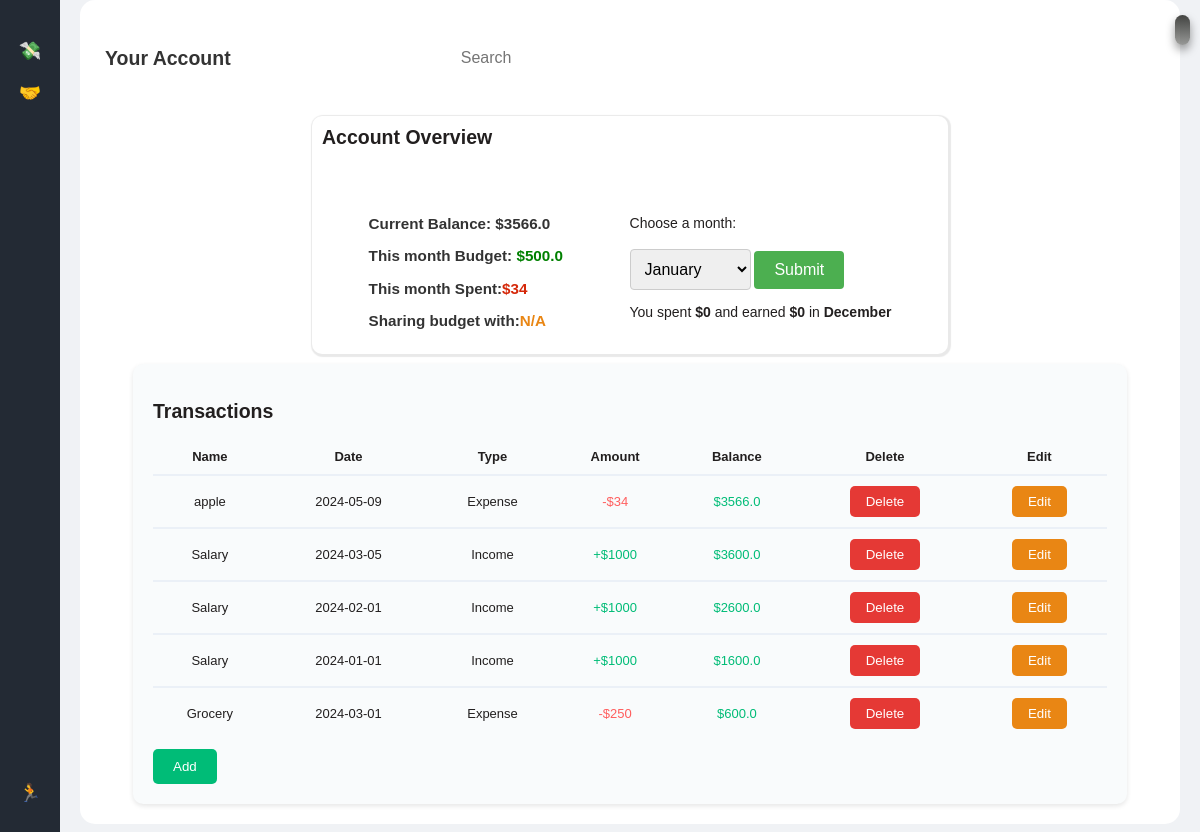
Screenshot of /expenses (signed in) with the database file from the repository.
### models.py (models this page shows, shortened)
class Customers(db.Model):
    cid = Column(Integer, primary_key=True)
    email = Column(String(255), nullable=False)
    first_name = Column(String(255), nullable=False)
    last_name = Column(String(255), nullable=False)
    password = Column(String(255), nullable=False)
    expenses = relationship("Expenses", back_populates="customer")
    shares_1 = relationship("Shares", foreign_keys="Shares.joint_id_1")
    shares_2 = relationship("Shares", foreign_keys="Shares.joint_id_2")
    balance = Column(Float, default=0)
    budget = Column(Float, default=0)
    joint = Column(String(255), default=None)
    spent = Column(Float, default=0)

class Expenses(db.Model):
    eid = Column(Integer, primary_key=True)
    name = Column(String(255), nullable=False)
    amount = Column(Integer, nullable=False)
    date = Column(String(255), nullable=False)
    transaction_category = Column(String(255), nullable=False, default='N/A')
    customer_id = Column(Integer, ForeignKey("customers.cid", ondelete="CASCADE"), nullable=False)
    customer = relationship("Customers", back_populates="expenses")

### main.py (the view)
@app.route("/expenses", methods=['GET'])
def expense_homepage():
    if 'cid' not in session:
        return redirect(url_for('login'))
    cid = session['cid']
    customer = get_customer_by_cid(cid)
    balance = customer.balance
    budget = customer.budget
    search = request.args.get("search", None)
    data = get_expense_data(cid, search)
    processed_data = process_expense_data(data, balance)
    bal_data = get_expenses_by_cid(cid)
    current_month = datetime.today().month
    current_month_str = convert_month(current_month)
    expenses_current_month = get_expenses_by_cid_and_month(
        cid, current_month_str)
    current_month_spent = 0
    for i in expenses_current_month.scalars():
        current_month_spent += i.amount if i.transaction_category == "expense" else 0
    for i in bal_data.scalars():
        if i.transaction_category == "expense":
            balance -= i.amount
        elif i.transaction_category == "income":
            balance += i.amount
    update_spent(customer, current_month_spent)
    budget = customer.budget
    current_month_spent=get_current_month_spent(cid)
    update_spent(customer, current_month_spent)
    update_balance(cid,balance)
    month_spent = session.get('month_spent', 0)
    month_earned = session.get('month_earned', 0)
    month = session.get('month_int', 0)
    value = budget-current_month_spent
    return render_template("expense.html", value=value, transactions=processed_data, month_spent=month_spent, spent=current_month_spent, balance=balance, joint=customer.joint, budget=budget, search=search, month=month, month_earned=month_earned)

### main.py (called while the page is built)
def get_customer_by_cid(cid):
    return db.session.execute(db.select(Customers).where(Customers.cid == cid)).scalar() or None

def get_expenses_by_cid(cid):
    return db.session.execute(db.select(Expenses).filter(Expenses.customer_id == cid)) or None

def get_expenses_by_cid_and_month(cid, month_str):
    return db.session.execute(db.select(Expenses).filter(Expenses.customer_id == cid).filter(Expenses.date.like('%'+'-'+month_str+'-'+'%'))) or None

def get_expense_data(cid, search):
    if search is not None:
        return get_expenses_by_cid_and_search(cid, search)
    else:
        return get_expenses_by_cid(cid)

def update_spent(customer, spent):
    customer.spent = spent
    db.session.add(customer)
    db.session.commit()

def convert_month(month):
    if month % 10 == month:
        month_str = '0'+str(month)
    else:
        month_str = str(month)
    return month_str

def get_current_month_spent(cid):
    current_month = datetime.today().month
    current_month_str = convert_month(current_month)
    expenses_current_month = get_expenses_by_cid_and_month(
        cid, current_month_str)
    current_month_spent = 0
    for i in expenses_current_month.scalars():
        current_month_spent += i.amount
    return current_month_spent

def update_balance(cid,balance):
    bal_data = get_expenses_by_cid(cid)
    for i in bal_data.scalars():
        balance -= i.amount

### templates/expense.html (shortened to what this page needs)
{% extends "base.html" %}
{% block content %}
<link rel="stylesheet" href="../static/expense.css" />
<div class="main-content">
  <header>
    <h1>Your Account</h1>
    <form action="{{ url_for('submit_form') }}" method="post">
      <input class="search-bar" type="search" placeholder="Search" name="search" />
    </form>
  </header>
  <div class="content">
    <section class="overview-section">
      <h2>Account Overview</h2>
      <div class="container">
        <div class="basic_info">
          <h3>Current Balance: ${{ balance }}</h3>
          <h3>
            This month Budget: <span style="color: green">${{ budget }}</span>
          </h3>
          <h3>
            This month Spent:<span style="color: rgb(213, 40, 9)"
              >${{ spent }}</span
            >
          </h3>
          <h3>
            Sharing budget with:<span style="color: rgb(233, 134, 20)"
              >{{ joint }}</span
            >
          </h3>
        </div>
        <div class="specific_info">
          {% set
          months=['January','Feburary','March','April','May','June','July','August','September','October','November','December']
          %}
          <form method="POST" action="{{ url_for('accept_month') }}">
            <label for="months">Choose a month:</label>
            <select name="months" id="months">
              <option value="1">January</option>
            </select>
            <input type="submit" value="Submit" />
          </form>
          <p>
            You spent <strong>${{ month_spent }}</strong> and earned <strong> ${{ month_earned }} </strong>in<strong>
              {{months[month-1]}}</strong
            >
          </p>
        </div>
      </div>
    </section>
    <section class="history-section">
      <h2>Transactions</h2>
      <div class="scrollable-history">
        <table class="table">
          <tr class="expense_items">
            <th>Name</th>
            <th>Date</th>
            <th>Type</th>
            <th>Amount</th>
            <th>Balance</th>
            <th>Delete</th>
            <th>Edit</th>
          </tr>
        <tbody>
          {% for transaction in transactions %}
          <tr class="expense_items">
            <td>{{ transaction['name'] }}</td>
            <td>{{ transaction['date'] }}</td>
            <td>
              {% if transaction['transaction_category'] == 'income' %} Income
              {% else %} Expense {% endif %}
            </td>
            <td>
              {% if transaction['transaction_category'] == 'income' %}
                <span class="plus">+${{ transaction['amount'] }}</span>
              {% else %}
                <span class="minus">-${{ transaction['amount'] }}</span>
              {% endif %}
            </td>
            <td>
              {% if transaction['balance'] > 0 %}
              <span class="plus">${{ transaction['balance'] }}</span>
              {% else %}
                <span class="minus">${{ transaction['balance'] }}</span>
              {% endif %}
            </td>
            <td>
              <form method="POST" action="{{ url_for('expense_delete', id=transaction['id']) }}">
                <button type="submit" class="delete_button">Delete</button>
              </form>
            </td>
            <td>
              <form>
                <button type="button" class="edit_button" onclick="openEditModal('{{ transaction['id'] }}')">Edit</button>
              </form>
            </td>
          </tr>
          {% endfor %}
        </table>
      </div>
      <button onclick="openModal()" class="add_button">Add</button>
    </section>
  </div>
</div>
{% endblock %}

### templates/base.html (shortened to what this page needs)
<!DOCTYPE html>
<html lang="en">
  <head>
    <link rel="stylesheet" href="../static/base.css" />
  </head>
  <body class="">
    <div class="dashboard">
      <aside class="sidebar">
        <nav>
          <ul>
            <li><a href="{{ url_for('expense_homepage') }}" title="Expense">💸</a></li>
            <li><a href="{{ url_for('set') }}" title="Settings">🤝</a></li>
          </ul>
          <ul class="bottom-icons">
            <li><a href="{{ url_for('logout') }}" title="Logout">🏃</a></li>
          </ul>
        </nav>
      </aside>
  {% block content %}{% endblock %}
  </body>
</html>

### static/base.css (style rules this page uses)
body { font-family: 'Arial', sans-serif; margin: 0; padding: 0; background-color: #f0f2f5; }
.dashboard { display: flex; height: 100vh; overflow: hidden; }
.sidebar { width: 60px; background-color: #232a34; display: flex; flex-direction: column; align-items: center; padding: 20px 0; position: relative; }
.sidebar nav ul { list-style-type: none; padding: 0; margin: 0; }
.sidebar nav ul li { margin: 20px 0; }
.sidebar nav ul li a { text-decoration: none; color: #fff; font-size: 18px; display: flex; justify-content: center; }
.main-content { flex: 1; padding: 20px; background-color: #fff; border-radius: 15px; margin: 20px; }
header { display: flex; justify-content: space-between; align-items: center; margin-bottom: 20px; }
header h1 { font-size: 1.5em; color: #333; }
header input[type="search"] { border: none; padding: 10px; border-radius: 5px; }
.bottom-icons { position: absolute; bottom: 20px; left: 0; width: 100%; text-align: center; }

### static/expense.css (style rules this page uses)
:root { --light-bg-color: rgb(216, 197, 197); --dark-bg-color: rgb(37, 33, 33); --light-text-color: rgb(34, 31, 31); --dark-text-color: rgb(230, 217, 217); }
body { color: var(--light-text-color); font-family: 'Arial', sans-serif; margin: 0; padding: 0; }
header h1 { margin: 0; padding: 0; }
header { color: white; padding: 5px; text-align: center; }
.main-content { align-items: center; justify-content: center; font-size: small; margin-top: 0%; font-size: small; overflow-y: scroll; }
.container { width: 100%; display: flex; align-items: flex-start; justify-content: space-evenly; }
.content { display: flex; flex-direction: column; align-items: center; justify-content: center; font-size: small; width: 100%; }
.overview-section { font-size: small; height: 30%; width: 60%; background-color: white; border-radius: 10px; box-shadow: 1px 1px 1px 2px rgba(36, 35, 35, 0.1); margin-top: 0px; }
.overview-section h2 { margin: 10px; }
.history-section { margin-top: 10px; width: 90%; background-color: white; border-radius: 10px; box-shadow: 0 2px 5px rgba(0, 0, 0, 0.1); }
label, label:after { transition: 0s }
.search-bar { width: 150%; padding: 10px; margin: 10px 0; border-radius: 10px; border: 1px solid black; font-size: 16px; }
.scrollable-history { overflow-y: scroll; height: 300px; width: 100%; }
.delete_button, .edit_button { color: white; border: none; padding: 8px 16px; border-radius: 5px; cursor: pointer; background-color: #e53935; }
.basic_info, .specific_info { padding: 10px; box-sizing: border-box; }
.basic_info { margin-top: 0%; }
.edit_button { background-color: rgb(233, 134, 20); }
.specific_info { margin-top: 15px; font-size: 14px; }
body { font-family: Arial, sans-serif; }
h3 { color: #333; }
label { display: block; margin-bottom: 10px; }
select { padding: 10px; font-size: 16px; border: 1px solid #ccc; border-radius: 4px; }
input[type="submit"] { margin-top: 10px; padding: 10px 20px; font-size: 16px; background-color: #4caf50; color: white; border: none; border-radius: 4px; cursor: pointer; }
.chart-section, .history-section { grid-column: span 2; background-color: #f9fbfc; padding: 20px; border-radius: 10px; }
.minus { color: #ff5e5e; }
.plus { color: #00bc77; }
.table { width: 100%; border-collapse: collapse; text-align: center; padding: 10px 0; }
.table th { padding: 10px 0; border-bottom: 2px solid #ebf0f7; }
.table td { padding: 10px 0; border-bottom: 2px solid #ebf0f7; }
.add_button { background-color: #00bc77; color: #fff; padding: 10px 20px; border: none; border-radius: 5px; cursor: pointer; margin-top: 10px; }

### rows the page displays
Customers: budget "500.0", joint "N/A"
Expenses: transaction_category "Expense"
Expenses: transaction_category "Income"
Expenses: transaction_category "Income"
Expenses: transaction_category "Income"
Expenses: transaction_category "Expense"

### other values shown
{{ balance }} "3566.0"
{{ spent }} "34"
{{ month_spent }} "0"
{{ month_earned }} "0"
{{ months[month-1] }} "December"
